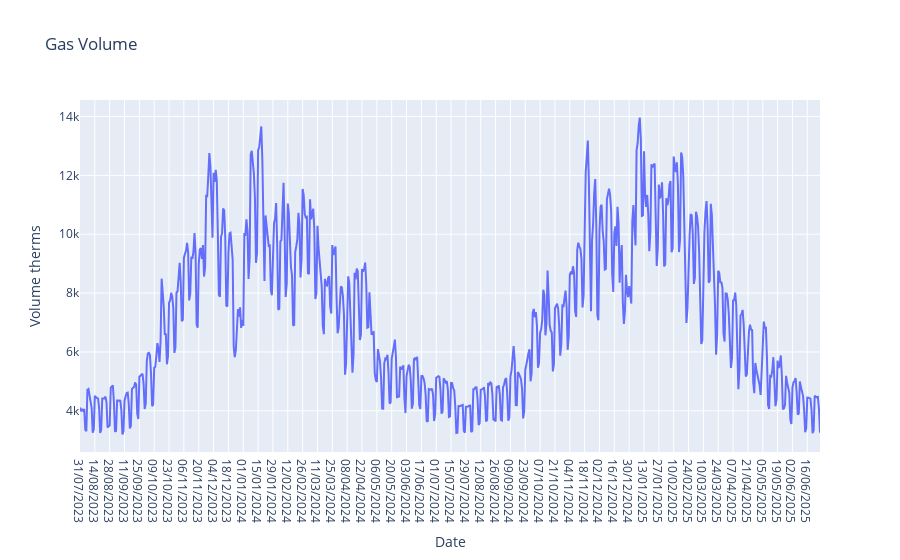

Source (notebook cell):
### Markdown cell above
Then lets use the catalogue to start adding more elements:<BR> **Add A title to your graph**

### Code cell
fig = px.line(gas_vol,x="Date", y="Volume therms",title="Gas Volume")
fig.show()

### Figure 1 — Plotly figure (JSON) as saved in the notebook; plotly's stock layout.template omitted (floating-point values rounded to 4 significant figures; data arrays with more than 128 entries replaced by an {"elided": "..."} marker saying what was removed)
{"data": [{"hovertemplate": "Date=%{x}<br>Volume therms=%{y}<extra></extra>", "legendgroup": "", "line": {"color": "#636efa", "dash": "solid"}, "marker": {"symbol": "circle"}, "mode": "lines", "name": "", "orientation": "v", "showlegend": false, "type": "scatter", "x": {"elided": "699 str values"}, "xaxis": "x", "y": {"elided": "699 float values"}, "yaxis": "y"}], "layout": {"autosize": true, "legend": {"tracegroupgap": 0}, "title": {"text": "Gas Volume"}, "xaxis": {"anchor": "y", "autorange": true, "domain": [0, 1], "range": [0, 698], "title": {"text": "Date"}, "type": "category"}, "yaxis": {"anchor": "x", "autorange": true, "domain": [0, 1], "range": [2600.0, 14560.0], "title": {"text": "Volume therms"}, "type": "linear"}}}
